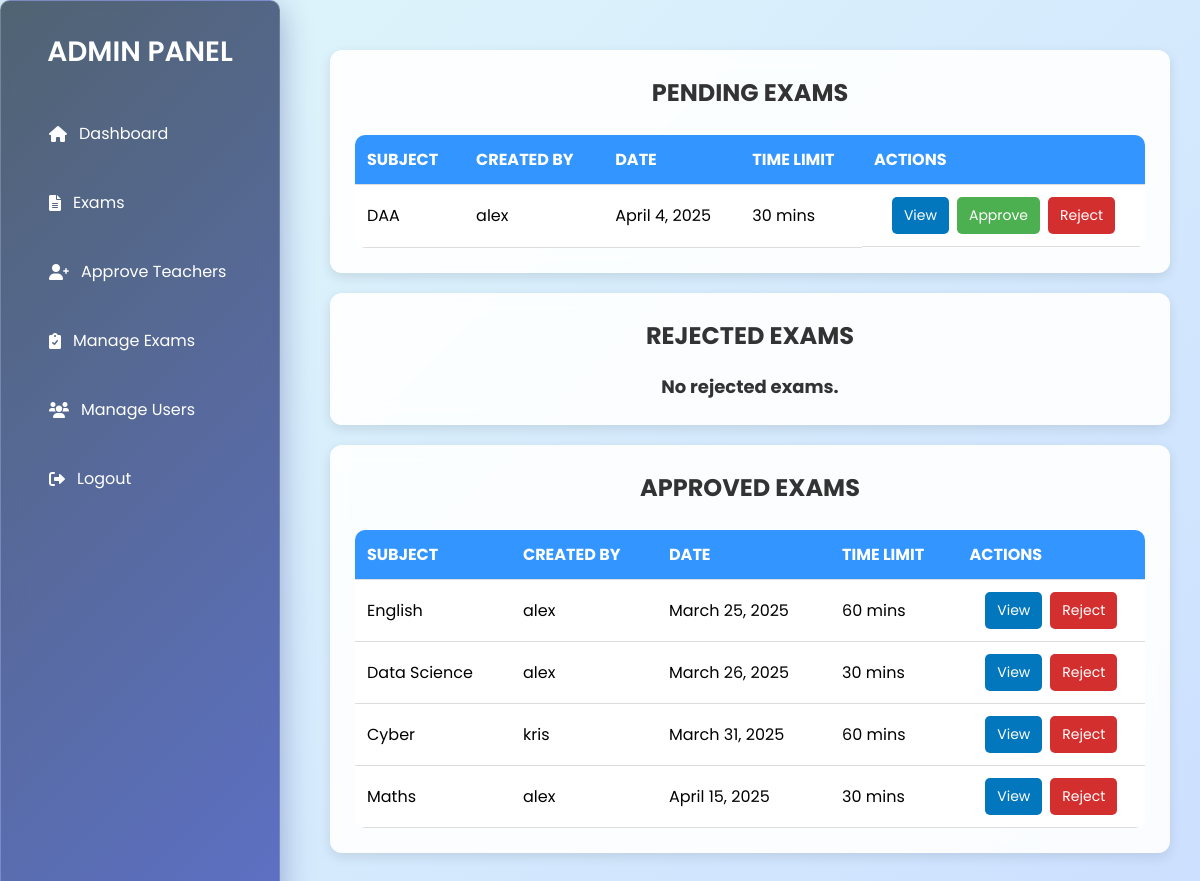
Page /admin-dashboard/exam-approval/ (signed in) on the committed database.
### Exam/models.py (models this page shows, shortened)
class Exam(models.Model):
    STATUS_CHOICES = [
        ('pending', 'Pending'),
        ('approved', 'Approved'),
        ('rejected', 'Rejected'),
    ]
    subject = models.CharField(max_length=255)
    time_limit = models.IntegerField()
    duration = models.IntegerField(null=True, blank=True)
    rules = models.TextField(default="No specific rules.")
    date = models.DateField()
    expiry_date = models.DateField(default=now)
    created_by = models.ForeignKey(User, on_delete=models.CASCADE, related_name="created_exams")
    created_at = models.DateTimeField(auto_now_add=True)
    updated_at = models.DateTimeField(auto_now=True)  # ✅ Track modifications
    passing_grade = models.IntegerField(default=50)
    approval_status = models.CharField(
        max_length=10,
        choices=STATUS_CHOICES,
        default='pending'
    )

### Exam/views.py (the view, shortened to what this page needs)
# urls.py: path('admin-dashboard/exam-approval/', views.exam_approval, name='exam_approval'),
@login_required
def exam_approval(request):
    pending_exams = Exam.objects.filter(approval_status="pending")
    approved_exams = Exam.objects.filter(approval_status="approved")
    rejected_exams = Exam.objects.filter(approval_status="rejected")  # ✅ Include rejected exams
    return render(request, "admin_pending_exams.html", {
        "pending_exams": pending_exams,
        "approved_exams": approved_exams,
        "rejected_exams": rejected_exams,  # ✅ Pass rejected exams to template
    })

### Exam/templates/admin_pending_exams.html (shortened to what this page needs)
<!DOCTYPE html>
<html lang="en">
<head>
    <link rel="stylesheet" href="https://cdnjs.cloudflare.com/ajax/libs/font-awesome/6.0.0/css/all.min.css">
</head>
<body>
    <div class="sidebar">
        <h2>Admin Panel</h2>
        <ul>
            <li><a href="{% url 'admindashboard' %}"><i class="fas fa-home"></i> Dashboard</a></li>
            <li><a href="{% url 'manage_exams' %}"><i class="fas fa-file-alt"></i>Exams</a></li>
            <li><a href="{% url 'teacher_pending' %}"><i class="fas fa-user-plus"></i> Approve Teachers</a></li>
            <li><a href="{% url 'exam_approval' %}"><i class="fas fa-clipboard-check"></i> Manage Exams</a></li>
            <li><a href="{% url 'manage_users' %}"><i class="fas fa-users"></i> Manage Users</a></li>
            <li><a href="{% url 'user_logout' %}"><i class="fas fa-sign-out-alt"></i> Logout</a></li>
        </ul>
    </div>
    <div class="main-content">
        <div class="container">
            <h2>Pending Exams</h2>
            {% if pending_exams %}
                <div class="table-wrapper">
                    <table>
                        <thead>
                            <tr>
                                <th>Subject</th>
                                <th>Created By</th>
                                <th>Date</th>
                                <th>Time Limit</th>
                                <th>Actions</th>
                            </tr>
                        </thead>
                        <tbody>
                            {% for exam in pending_exams %}
                            <tr>
                                <td>{{ exam.subject }}</td>
                                <td>{{ exam.created_by.username }}</td>
                                <td>{{ exam.date }}</td>
                                <td>{{ exam.time_limit }} mins</td>
                                <td class="actions">
                                    <a href="{% url 'view_exam_teacher' exam.id %}" class="btn view">View</a>
                                    <a href="{% url 'approve_exam' exam.id %}" class="btn approve">Approve</a>
                                    <a href="{% url 'reject_exam' exam.id %}" class="btn reject">Reject</a>
                                </td>
                            </tr>
                            {% endfor %}
                        </tbody>
                    </table>
                </div>
            {% else %}
                <p class="no-exams">No exams pending approval.</p>
            {% endif %}
        </div>
        <div class="container">
            <h2>Rejected Exams</h2>
            {% if rejected_exams %}
                <div class="table-wrapper">
                    <table>
                        <thead>
                            <tr>
                                <th>Subject</th>
                                <th>Created By</th>
                                <th>Date</th>
                                <th>Time Limit</th>
                                <th>Actions</th>
                            </tr>
                        </thead>
                        <tbody>
                            {% for exam in rejected_exams %}
                            <tr>
                                <td>{{ exam.subject }}</td>
                                <td>{{ exam.created_by.username }}</td>
                                <td>{{ exam.date }}</td>
                                <td>{{ exam.time_limit }} mins</td>
                                <td class="actions">
                                    <a href="{% url 'view_exam_teacher' exam.id %}" class="btn view">View</a>
                                    <a href="{% url 'approve_exam' exam.id %}" class="btn approve">Approve</a>
                                </td>
                            </tr>
                            {% endfor %}
                        </tbody>
                    </table>
                </div>
            {% else %}
                <p class="no-exams">No rejected exams.</p>
            {% endif %}
        </div>
        <div class="container">
            <h2>Approved Exams</h2>
            {% if approved_exams %}
                <div class="table-wrapper">
                    <table>
                        <thead>
                            <tr>
                                <th>Subject</th>
                                <th>Created By</th>
                                <th>Date</th>
                                <th>Time Limit</th>
                                <th>Actions</th>
                            </tr>
                        </thead>
                        <tbody>
                            {% for exam in approved_exams %}
                            <tr>
                                <td>{{ exam.subject }}</td>
                                <td>{{ exam.created_by.username }}</td>
                                <td>{{ exam.date }}</td>
                                <td>{{ exam.time_limit }} mins</td>
                                <td class="actions">
                                    <a href="{% url 'view_exam_teacher' exam.id %}" class="btn view">View</a>
                                    <a href="{% url 'reject_exam' exam.id %}" class="btn reject">Reject</a>
                                </td>
                            </tr>
                            {% endfor %}
                        </tbody>
                    </table>
                </div>
            {% else %}
                <p class="no-exams">No approved exams yet.</p>
            {% endif %}
        </div>
    </div>
</body>
</html>

### Exam/templates/admin_pending_exams.html (style rules this page uses)
* { margin: 0; padding: 0; box-sizing: border-box; font-family: 'Poppins', sans-serif; }
body { display: flex; min-height: 100vh; background: linear-gradient(135deg, #e0f7fa, #cce0ff); }
.sidebar { width: 280px; background: linear-gradient(135deg, rgba(44, 62, 80, 0.8), rgba(63, 81, 181, 0.8)); color: white; padding: 30px; position: fixed; height: 100%; display: flex; flex-direction: column; backdrop-filter: blur(10px); box-shadow: 0 8px 32px 0 rgba(31, 38, 135, 0.37); border-radius: 10px; border: 1px solid rgba(255, 255, 255, 0.18); }
.sidebar h2 { text-align: center; margin-bottom: 30px; font-size: 28px; font-weight: 600; color: white; }
.sidebar ul { list-style: none; padding: 0; flex-grow: 1; }
.sidebar ul li { padding: 18px; transition: 0.3s; border-radius: 8px; margin-bottom: 8px; }
.sidebar ul li a { text-decoration: none; color: white; display: flex; align-items: center; gap: 12px; font-size: 16px; }
.main-content { margin-left: 300px; padding: 30px; flex-grow: 1; }
.container { max-width: 1000px; margin: 20px auto; background: rgba(255, 255, 255, 0.9); backdrop-filter: blur(10px); padding: 25px; border-radius: 12px; box-shadow: 0px 4px 12px rgba(0, 0, 0, 0.1); animation: fadeInUp 0.6s ease-in-out; }
h2 { text-align: center; margin-bottom: 15px; color: #333; font-size: 24px; font-weight: bold; text-transform: uppercase; }
.table-wrapper { overflow-x: auto; }
table { width: 100%; border-collapse: collapse; margin-top: 10px; min-width: 600px; background: white; border-radius: 10px; overflow: hidden; }
th, td { padding: 12px; border-bottom: 1px solid #ddd; text-align: left; }
th { background-color: rgba(0, 123, 255, 0.8); color: white; text-transform: uppercase; }
.btn { padding: 8px 12px; border: none; color: white; font-size: 14px; border-radius: 5px; cursor: pointer; text-decoration: none; display: inline-block; transition: 0.3s ease-in-out; }
.btn.view { background-color: #0277BD; }
.btn.approve { background-color: #4CAF50; }
.btn.reject { background-color: #D32F2F; }
.actions { display: flex; gap: 8px; justify-content: center; }
.no-exams { text-align: center; font-size: 18px; color: #333; margin-top: 20px; font-weight: bold; }

### rows in the picture
Exam: subject "DAA", created_by.username "alex", date "April 4, 2025", time_limit "30"
Exam: subject "English", created_by.username "alex", date "March 25, 2025", time_limit "60"
Exam: subject "Data Science", created_by.username "alex", date "March 26, 2025", time_limit "30"
Exam: subject "Cyber", created_by.username "kris", date "March 31, 2025", time_limit "60"
Exam: subject "Maths", created_by.username "alex", date "April 15, 2025", time_limit "30"
